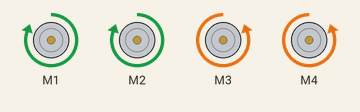
Recording of a sketch running on a simulated Arduino Uno, built with avr-gcc and run on an emulated ATmega328P. Shown: 4 × DC motor (green arrow = forward, orange = backward, longer = faster). What the sketch prints to the serial monitor is not drawn.

Above: at 0.5 s.
At 3.7 s:
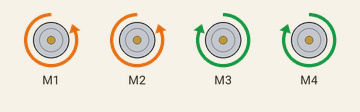
Timing chart, 0 to 4.9 s (numbered marks = the images above):
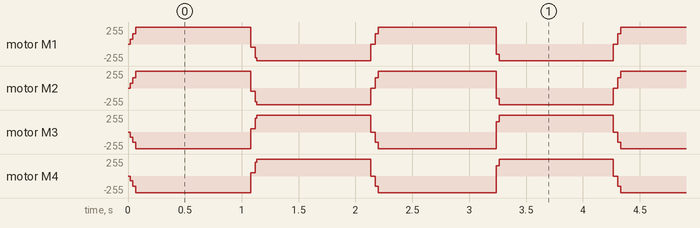

The sketch:

MultipleDCMotors.ino
```cpp
/*
This is a test sketch for the Adafruit assembled Motor Shield for Arduino v2
It won't work with v1.x motor shields! Only for the v2's with built in PWM
control

For use with the Adafruit Motor Shield v2
---->  http://www.adafruit.com/products/1438
*/

#include <Wire.h>
#include <Adafruit_MotorShield.h>
#include "utility/Adafruit_MS_PWMServoDriver.h"

// Create the motor shield object with the default I2C address
Adafruit_MotorShield AFMS = Adafruit_MotorShield();
// Or, create it with a different I2C address (say for stacking)
// Adafruit_MotorShield AFMS = Adafruit_MotorShield(0x61);

// Select which 'port' M1, M2, M3 or M4. In this case, M1
Adafruit_DCMotor *myMotor1 = AFMS.getMotor(1);
Adafruit_DCMotor *myMotor2 = AFMS.getMotor(2);
Adafruit_DCMotor *myMotor3 = AFMS.getMotor(3);
Adafruit_DCMotor *myMotor4 = AFMS.getMotor(4);
// You can also make another motor on port M2
//Adafruit_DCMotor *myOtherMotor = AFMS.getMotor(2);

void setup() {
  Serial.begin(9600);           // set up Serial library at 9600 bps
  Serial.println("Adafruit Motorshield v2 - DC Motor test!");

  AFMS.begin();  // create with the default frequency 1.6KHz
  //AFMS.begin(1000);  // OR with a different frequency, say 1KHz

  // Set the speed to start, from 0 (off) to 255 (max speed)
  myMotor1->setSpeed(150);
  myMotor1->run(FORWARD);
  // turn on motor
  myMotor1->run(RELEASE);

  myMotor2->setSpeed(150);
  myMotor2->run(FORWARD);
  // turn on motor
  myMotor2->run(RELEASE);

  myMotor3->setSpeed(150);
  myMotor3->run(FORWARD);
  // turn on motor
  myMotor3->run(RELEASE);

  myMotor4->setSpeed(150);
  myMotor4->run(FORWARD);
  // turn on motor
  myMotor4->run(RELEASE);
}

void domotor(Adafruit_DCMotor *myMotor, int spd, int dir) {
  myMotor->setSpeed(spd);
  myMotor->run(dir);
}

void loop()
{
  int spd=0;
  for (spd=0;spd<255;spd++)
  {
    domotor(myMotor3,spd,BACKWARD);
    domotor(myMotor4,spd,BACKWARD);
    domotor(myMotor1,spd,FORWARD);
    domotor(myMotor2,spd,FORWARD);
  }
  //domotor(myMotor3);
  //domotor(myMotor4);
  delay(1000);
  domotor(myMotor3,0,RELEASE);
  domotor(myMotor4,0,RELEASE);
    domotor(myMotor1,0,RELEASE);
  domotor(myMotor2,0,RELEASE);

  for (spd=0;spd<255;spd++)
  {
    domotor(myMotor3,spd,FORWARD);
    domotor(myMotor4,spd,FORWARD);
        domotor(myMotor1,spd,BACKWARD);
    domotor(myMotor2,spd,BACKWARD);
  }
  delay(1000);
  domotor(myMotor3,0,RELEASE);
  domotor(myMotor4,0,RELEASE);
    domotor(myMotor1,0,RELEASE);
  domotor(myMotor2,0,RELEASE);
}
```
